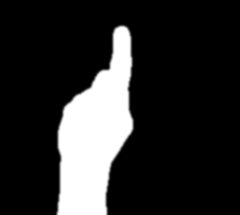
#> input picture my_dataset/data/fist/fist_0004.png, 240 x 215 px, given in place of the camera
$ python generate_data.py
#> lines starting #> are read from the running program, lines starting #| are printed output that depends on the picture

# [8 lines of commented-out code are left out]
import cv2
import numpy as np
import os

# === Gestklass (hårdkodat för exempelvis 'blank') ===
GESTURE_NAME = "thumbsup"
SAVE_ROOT = "my_dataset/data/thumbsup"
os.makedirs(SAVE_ROOT, exist_ok=True)

bg = None
accumWeight = 0.5
top, right, bottom, left = 10, 350, 225, 590

saving = False
save_count = 0
save_target = 100
frame_counter = 0

# === Segmenteringsfunktion: returnerar alltid mask ===
def segment(roi_bgr, bg, threshold=25, min_area=1000):
    if bg is None:
        return None

    hsv = cv2.cvtColor(roi_bgr, cv2.COLOR_BGR2HSV)
    lower_skin = np.array([0, 20, 70], dtype=np.uint8)
    upper_skin = np.array([20, 255, 255], dtype=np.uint8)
    mask_hsv = cv2.inRange(hsv, lower_skin, upper_skin)

    gray = cv2.cvtColor(roi_bgr, cv2.COLOR_BGR2GRAY)
    gray = cv2.GaussianBlur(gray, (7, 7), 0)
    diff = cv2.absdiff(bg.astype("uint8"), gray)
    _, thresholded = cv2.threshold(diff, threshold, 255, cv2.THRESH_BINARY)

    combined_mask = cv2.bitwise_and(mask_hsv, thresholded)

    kernel = np.ones((4, 4), np.uint8)
    combined_mask = cv2.morphologyEx(combined_mask, cv2.MORPH_CLOSE, kernel)
    combined_mask = cv2.dilate(combined_mask, kernel, iterations=1)
    combined_mask = cv2.morphologyEx(combined_mask, cv2.MORPH_CLOSE, kernel)
    combined_mask = cv2.GaussianBlur(combined_mask, (5, 5), 0)

    contours, _ = cv2.findContours(combined_mask.copy(), cv2.RETR_EXTERNAL, cv2.CHAIN_APPROX_SIMPLE)
    if len(contours) == 0:
        return (combined_mask, None)

    largest = max(contours, key=cv2.contourArea)
    if cv2.contourArea(largest) < min_area:
        return (combined_mask, None)

    return (combined_mask, largest)

# === Bakgrundsmodell ===
def run_avg(image, accumWeight):
    global bg
    if bg is None:
        bg = image.copy().astype("float")
        return
    cv2.accumulateWeighted(image, bg, accumWeight)

camera = cv2.VideoCapture(0)
num_frames = 0

while True:
    ret, frame = camera.read()
#> frame is the input picture: shape (215, 240, 3); min 0, max 255, mean 42.7
    if not ret:
        break

    frame = cv2.resize(frame, (700, 500))
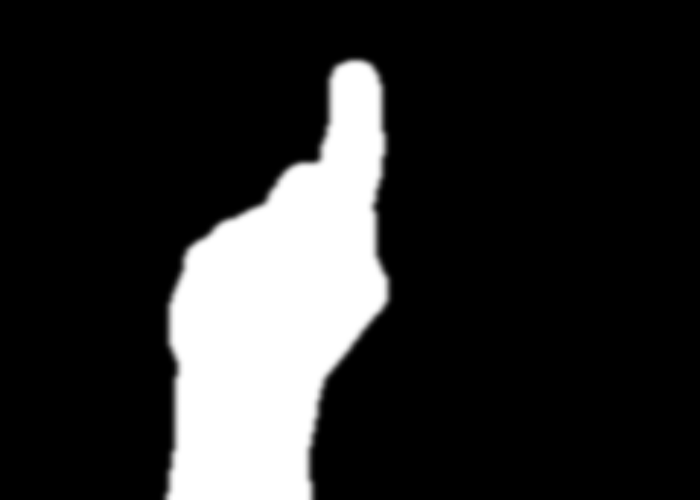
#> frame: shape (500, 700, 3); min 0, max 255, mean 42.7
    frame = cv2.flip(frame, 1)
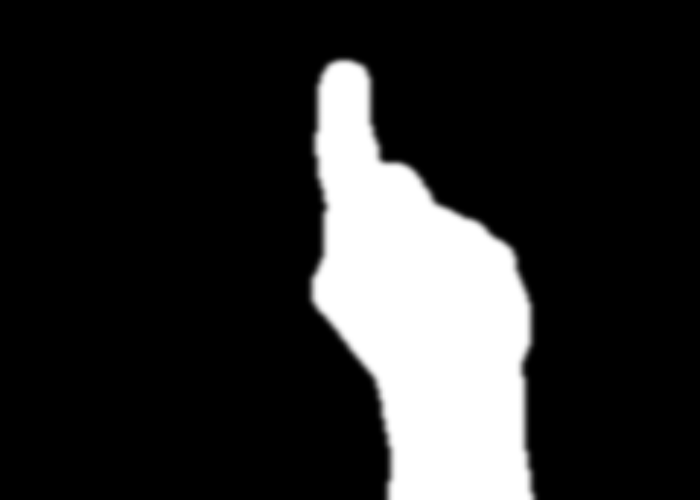
#> frame: shape (500, 700, 3); min 0, max 255, mean 42.7
    clone = frame.copy()
    roi = frame[top:bottom, right:left]
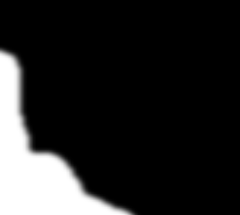
#> roi: shape (215, 240, 3); min 0, max 255, mean 37.1

    gray = cv2.cvtColor(roi, cv2.COLOR_BGR2GRAY)
    gray = cv2.GaussianBlur(gray, (7, 7), 0)

    if num_frames < 30:
        run_avg(gray, accumWeight)
        if num_frames == 1:
            print("[STATUS] Kalibrerar bakgrund... håll undan handen.")
        elif num_frames == 29:
            print("[STATUS] Klar med bakgrund.")
    else:
        hand = segment(roi, bg)
        if hand is not None:
            thresholded, segmented = hand

            if segmented is not None:
                cv2.drawContours(clone, [segmented + (right, top)], -1, (0, 0, 255), 2)

            if saving:
                if frame_counter % 2 == 0:
                    count = len(os.listdir(SAVE_ROOT))
                    filename = os.path.join(SAVE_ROOT, f"{GESTURE_NAME}_{count:04d}.png")
                    cv2.imwrite(filename, thresholded)
                    print(f"[SAVED] {filename}")
                    save_count += 1
                if save_count >= save_target:
                    saving = False
                    save_count = 0
                    print(f"[INFO] Sparat {save_target} bilder till '{GESTURE_NAME}'")

            cv2.imshow("Thresholded", thresholded)

    cv2.rectangle(clone, (left, top), (right, bottom), (0, 255, 0), 2)
    cv2.putText(clone, f"Gesture: {GESTURE_NAME}", (10, 30),
                cv2.FONT_HERSHEY_SIMPLEX, 1, (255, 255, 0), 2)
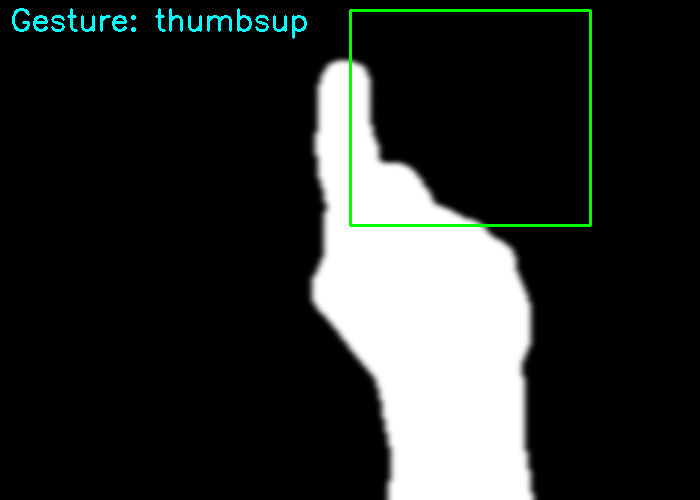
#> clone: shape (500, 700, 3); mean B, G, R 43.5, 45.5, 42.1
    if saving:
        cv2.putText(clone, f"Saving: {save_count}/{save_target}", (10, 70),
                    cv2.FONT_HERSHEY_SIMPLEX, 0.9, (0, 255, 255), 2)

    cv2.imshow("Video Feed", clone)
    keypress = cv2.waitKey(1) & 0xFF
#> (key q is pressed here)

    if keypress == ord("s") and not saving:
        print(f"[INFO] Startar batch-inspelning för: {GESTURE_NAME}")
        saving = True
        save_count = 0

    if keypress == ord("q"):
        break

    num_frames += 1
    frame_counter += 1

camera.release()
cv2.destroyAllWindows()
